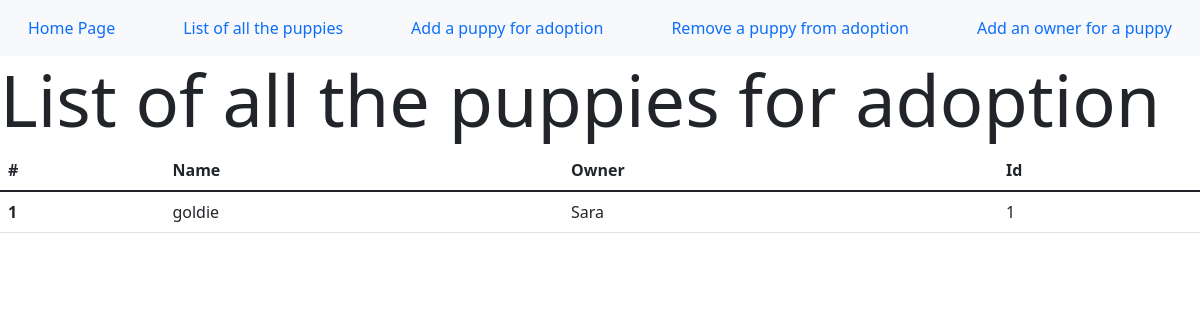
/list, run on an earlier commit of the app's database.
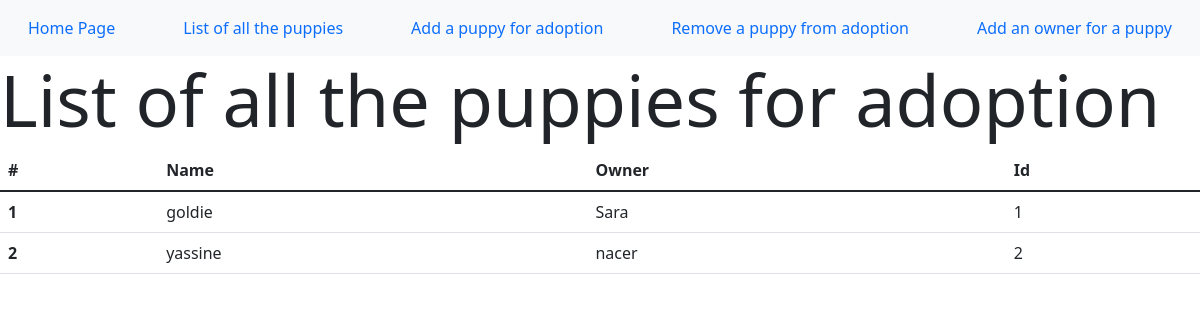
And on a later commit of the database.
### app.py (models this page shows, shortened)
class Puppy(db.Model):
    __tablename__='puppies'
    id = db.Column(db.Integer, primary_key=True)
    name = db.Column(db.Text)
    owner = db.relationship('Owner', backref='puppy', uselist=False)

class Owner(db.Model):
    __tablename__='owners'
    id = db.Column(db.Integer, primary_key=True)
    name = db.Column(db.Text)
    puppy_id = db.Column(db.Integer, db.ForeignKey('puppies.id'))

### app.py (the view)
@app.route('/list')
def list_pup():
    puppies = Puppy.query.all()
    return render_template('list.html', puppies=puppies)

### templates/list.html
{% extends 'base.html' %}
{% block content%}
    <h1 class="display-2">List of all the puppies for adoption</h1>
    <table class="table">
        <thead>
            <tr>
                <th scope="col">#</th>
                <th scope="col">Name</th>
                <th scope="col">Owner</th>
                <th scope="id"> Id</th>
            </tr>
        </thead>
        <tbody>
            {% for pup in puppies %}
                <tr>
                    <th scope="row">{{loop.index}}</th>
                    <td>{{pup.name}}</td>
                    <td>{{pup.owner.name}}</td>
                    <td>{{pup.id}}</td>
                </tr>
            {% endfor %}
        </tbody>
    </table>
{% endblock %}

### templates/base.html (shortened to what this page needs)
<!DOCTYPE html>
<html lang="en">
<head>
    <link href="https://cdn.jsdelivr.net/npm/bootstrap@5.1.3/dist/css/bootstrap.min.css" rel="stylesheet">
</head>
<body>
    <nav class="navbar navbar-light bg-light navbar-expand-lg">
        <div class="container-fluid">
            <a class="nav-item nav-link" href="{{url_for('index')}}">Home Page</a>
            <a class="nav-item nav-link" href="{{url_for('list_pup')}}">List of all the puppies</a>
            <a class="nav-item nav-link" href="{{url_for('add_pup')}}">Add a puppy for adoption</a>
            <a class="nav-item nav-link" href="{{url_for('delete_pup')}}">Remove a puppy from adoption</a>
            <a class="nav-item nav-link" href="{{url_for('add_owner')}}">Add an owner for a puppy</a>
          </div>
    </nav>
    {% block content %}
    {% endblock %}
</body>
</html>

What changed in the data, as far as the page shows it:
added Puppy: name "yassine", owner.name "nacer", id "2"
